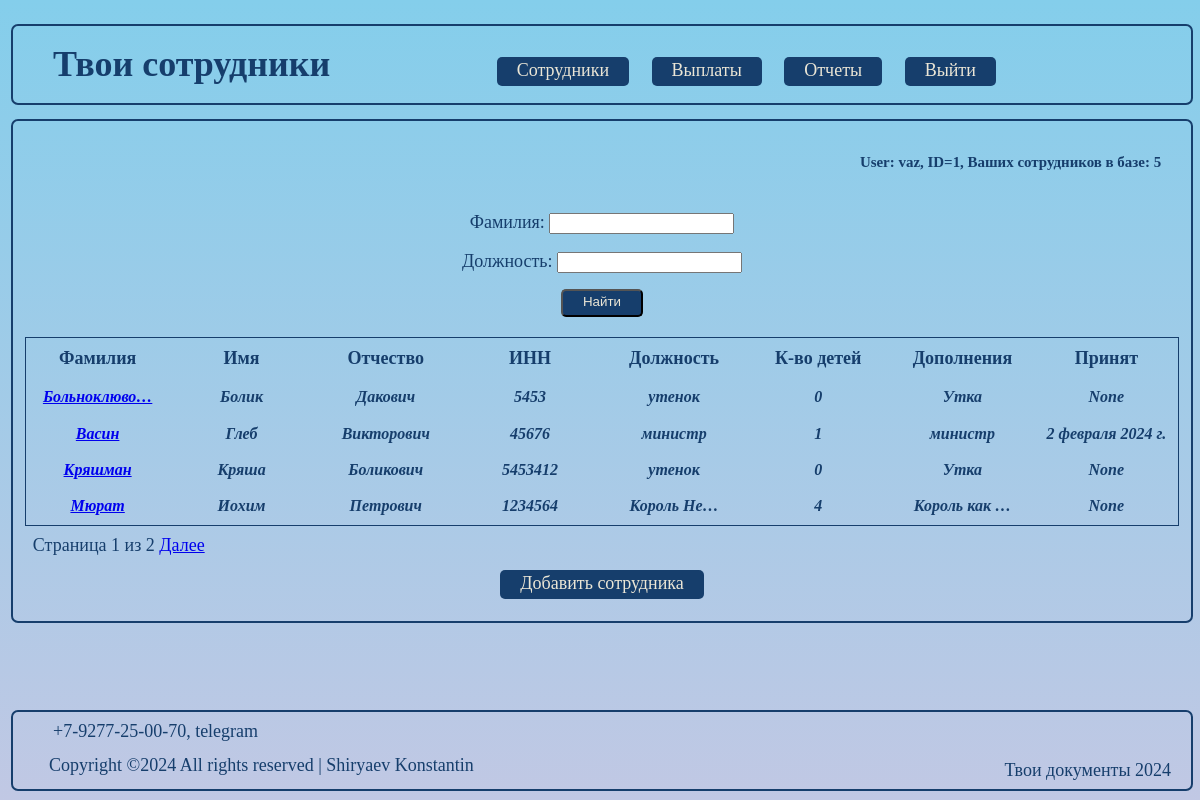
Page / (signed in) on the earlier database version.
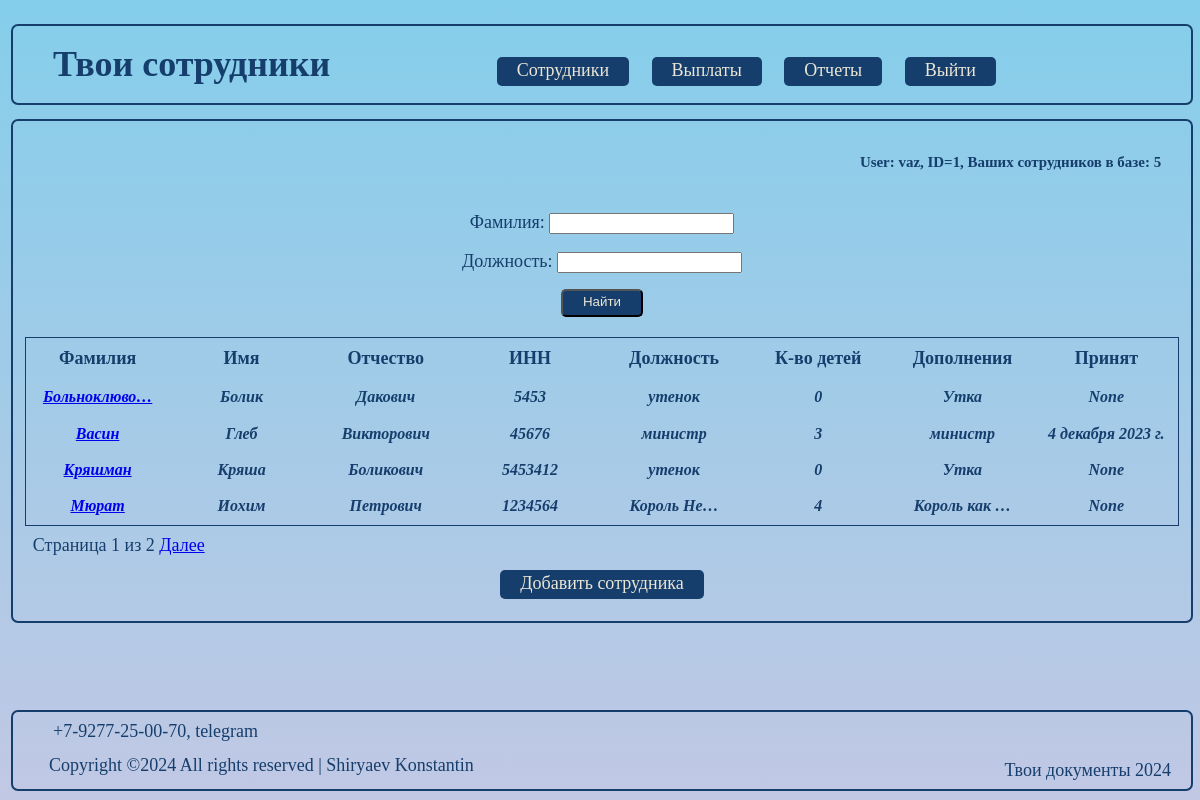
Same page on the later database version.
### taxes/models.py (models this page shows, shortened)
class Staff(models.Model):
    author = models.ForeignKey(User, on_delete=models.CASCADE, verbose_name='Компания')
    surname = models.CharField(max_length=24, verbose_name='Фамилия')
    name = models.CharField(max_length=24, verbose_name='Имя')
    patronimic = models.CharField(max_length=24, blank=True, verbose_name='Отчество')
    ITN = models.PositiveBigIntegerField(unique=True, validators=[MaxValueValidator(999999999999)], verbose_name='ИНН')
    post = models.CharField(max_length=24, verbose_name='Должность')
    dependents = models.IntegerField(default=0, verbose_name='Иждивенцы')
    employment_date = models.DateField(null=True, verbose_name='Дата приёма')
    description = models.TextField(max_length=150, blank=True, verbose_name='Описание')
    class Meta:
        ordering = ['surname']
        indexes = [
            models.Index(fields=['surname']),
            ]
        verbose_name = 'Сотрудники'
        verbose_name_plural = 'Персонал'

### taxes/views.py (the view)
# urls.py: path('', StaffList.as_view(queryset=Staff.objects.all().order_by('surname'), template_name='staff/staff.html'), name='staff'),
class StaffList(LoginRequiredMixin, ListView):
    model = Staff
    template_name = 'staff.html'
    context_object_name = 'staff'
    queryset = Staff.objects.all()
    filter_class = StaffFilter
    paginate_by = 4
    def get_queryset(self):
        self.filter = self.filter_class(self.request.GET, super().get_queryset().filter(author_id=self.request.user.id))
        return self.filter.qs.all()
    def get_context_data(self, **kwargs):
        context = super().get_context_data(**kwargs)
        context['filter'] = StaffFilter(self.request.GET, queryset=self.get_queryset())
        return context

### taxes/templates/staff/staff.html
{% extends 'flatpages/default.html' %}
{% block content %}
    <h5 class="title_1"> User: {{ request.user.username }},
        ID={{ request.user.id }},
        Ваших сотрудников в базe: {{ paginator.count }} </h5>
    {% if staff %}
    <div class="search_1">
        <form class="search-doc" method="GET">
            {{ filter.form }}
            <div class="d-grid gap-3 col-3 btn-wrapper">
                <input type="submit" class="btn" value="Найти">
            </div>
        </form>
    </div>
        <table class="table_blur">
            <thead>
                <tr>
                    <th scope="col">Фамилия</th>
                    <th scope="col">Имя</th>
                    <th scope="col">Отчество</th>
                    <th scope="col">ИНН</th>
                    <th scope="col">Должность</th>
                    <th scope="col">К-во детей</th>
                    <th scope="col">Дополнения</th>
                    <th scope="col">Принят</th>
                </tr>
            </thead>
            <tbody class="stab">
                {% for staff in staff %}
                    <tr>
                        <th scope="row"><a href="{% url 'worker' staff.id %}" class="link-dark">
                            {{ staff.surname|truncatechars:12 }}</a></th>
                        <th scope="row">{{ staff.name|truncatechars:10}}</th>
                        <th scope="row">{{ staff.patronimic|truncatechars:10 }}</th>
                        <th scope="row">{{ staff.ITN }}</th>
                        <th scope="row">{{ staff.post|truncatechars:10 }}</th>
                        <th scope="row">{{ staff.dependents }}</th>
                        <th scope="row">{{ staff.description|truncatechars:12 }}</th>
                        <th scope="col">{{ staff.employment_date }}</th>
                    </tr>
                {% endfor %}
            </tbody>
        </table>
    {% else %}
        <h2 class="doc-none">У Вас пока нет сотрудников!</h2>
    {% endif %}
    {% include "pagination.html" with page=page_obj %}
    <div class="btn-wrapper">
        <a class="btn" href="/create">Добавить сотрудника</a>
    </div >
{% endblock content %}

Differences in the rows shown:
changed Staff "Васин": dependents "1" → "3"; employment_date "2 февраля 2024 г." → "4 декабря 2023 г."
